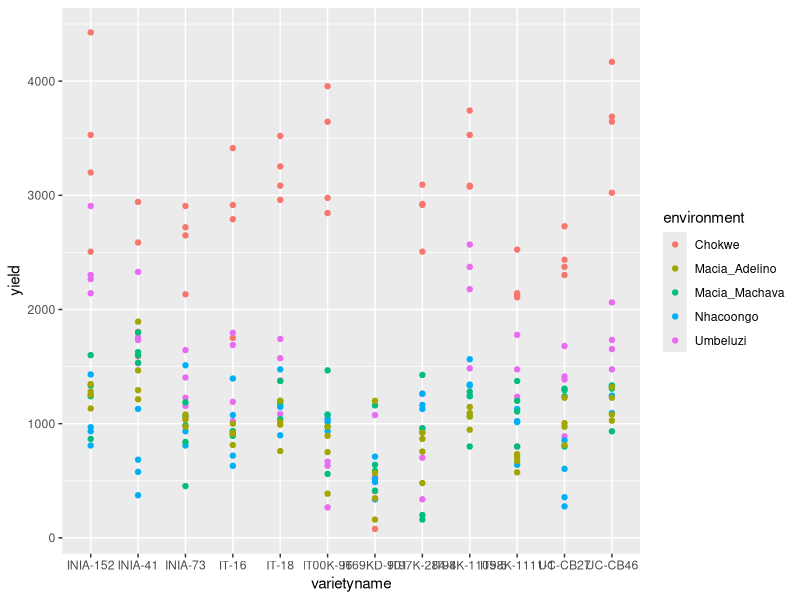
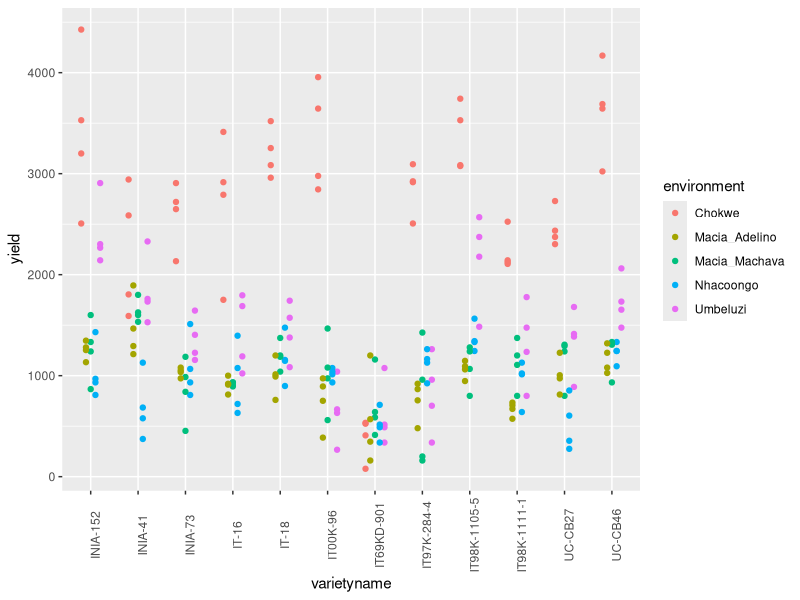
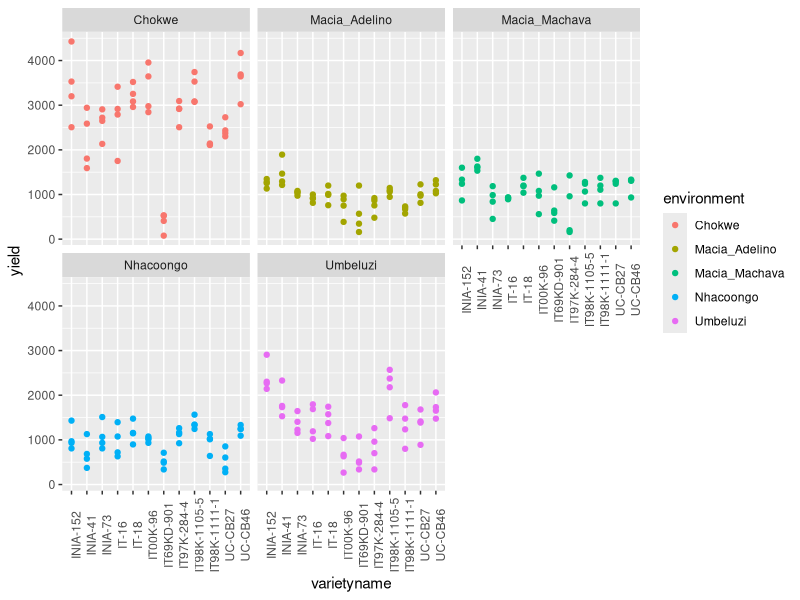
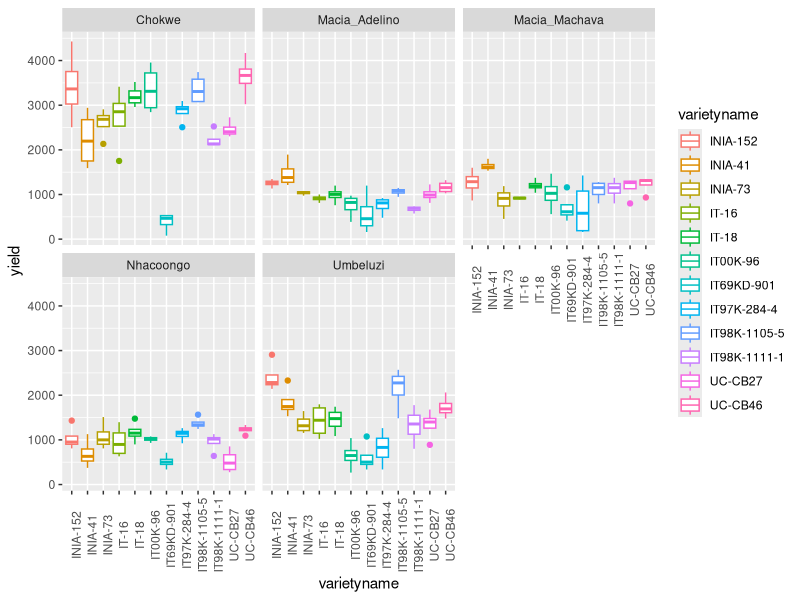
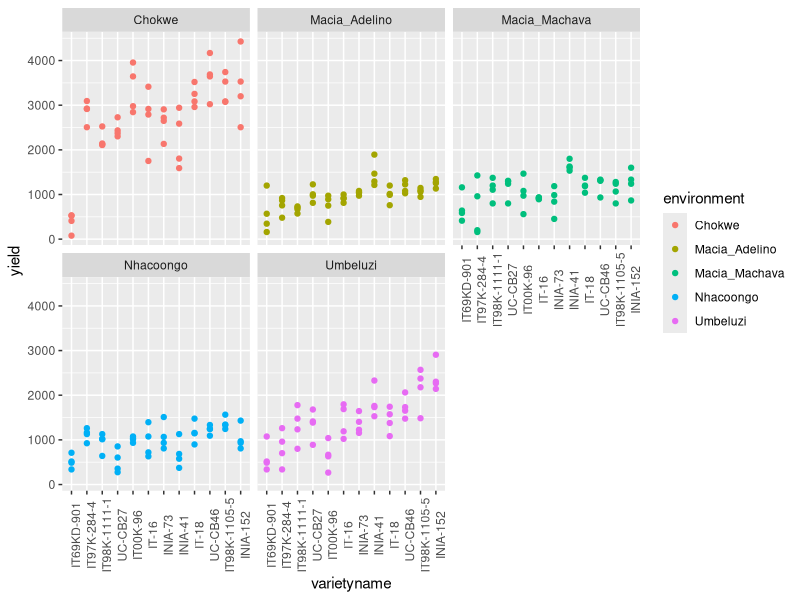
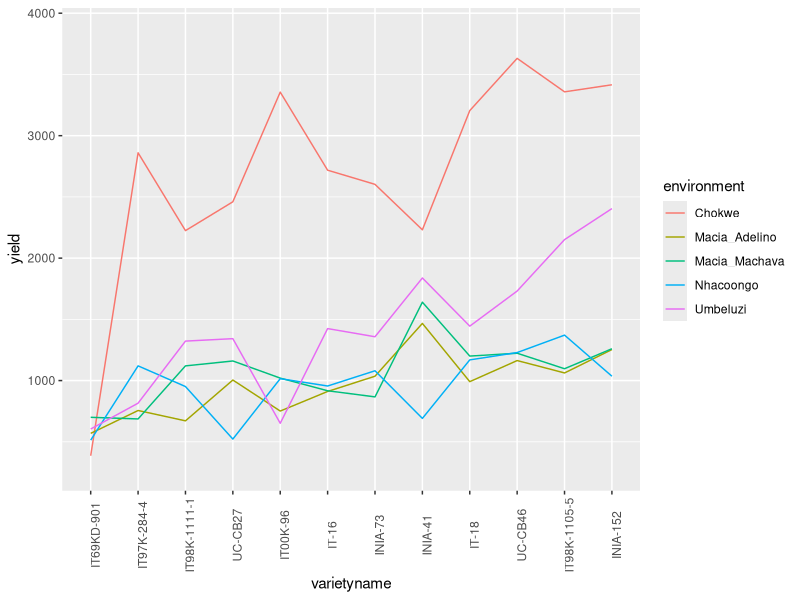
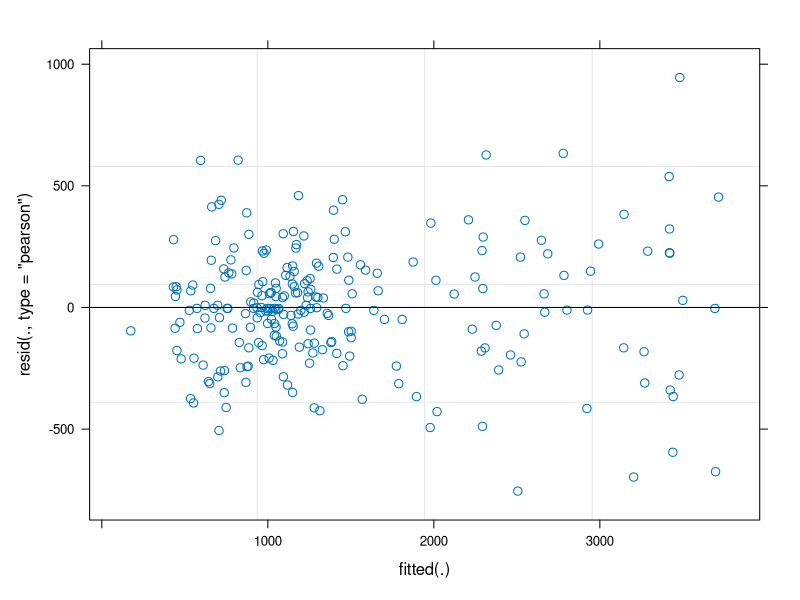
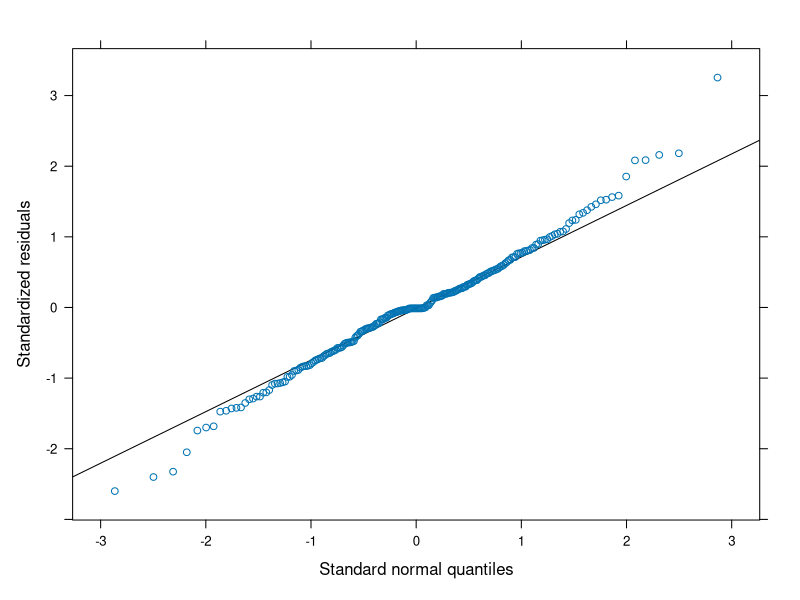

The R script that drew these images, in order: (Note: this script raises an error after producing the figures.)
## ---- chunk 1

library(ggplot2)
library(emmeans)
library(doBy)
library(lmerTest)
library(multcompView)
library(lattice)
## ---- chunk 2
vartrial <- read.csv("Data/moz multi environment trial.csv")
## ---- chunk 3
summary(vartrial)
## ---- chunk 4
str(vartrial)
## ---- chunk 5
vartrial$variety<-factor(vartrial$variety)
vartrial$rep<-factor(vartrial$rep)
## ---- chunk 6
ggplot(data=vartrial,aes(y=yield,x=varietyname,colour=environment)) +
  geom_point()
## ---- chunk 7
ggplot(data=vartrial,aes(y=yield,x=varietyname,colour=environment)) +
  geom_point(position=position_dodge(width=0.5)) +
    theme(axis.text.x = element_text(angle=90))
## ---- chunk 8
ggplot(data=vartrial,aes(y=yield,x=varietyname,colour=environment)) +
  geom_point() + facet_wrap(~environment) +
    theme(axis.text.x = element_text(angle=90))
## ---- chunk 9
ggplot(data=vartrial,aes(y=yield,x=varietyname))+
  geom_boxplot(aes(colour=varietyname))+facet_wrap(~environment)+ 
    theme(axis.text.x = element_text(angle=90))
  
## ---- chunk 10
vartrial$varietyname<-reorder(vartrial$varietyname,vartrial$yield,mean)

ggplot(data=vartrial,aes(y=yield,x=varietyname,colour=environment)) +
  geom_point() + facet_wrap(~environment) +
    theme(axis.text.x = element_text(angle=90))
## ---- chunk 11
ggplot(data=vartrial,aes(y=yield,colour=environment,group=environment,x=varietyname)) +
  stat_summary(geom="line") +
    theme(axis.text.x = element_text(angle=90))
## ---- chunk 12
summaryBy(yield~varietyname+environment, data=vartrial, FUN=c(mean,median,sd))
## ---- chunk 13
gxemodel1<-lmer(yield~varietyname*environment+(1|rep:environment), data=vartrial)
## ---- chunk 14
plot(gxemodel1)
## ---- chunk 15
qqmath(gxemodel1)
## ---- chunk 16
anova(gxemodel1, ddf="Kenward-Roger")
## ---- chunk 17
print(VarCorr(gxemodel1), comp=("Variance"))

ranova(gxemodel1)
## ---- chunk 18
emmip(gxemodel1,~varietyname|environment,CIs = TRUE) +
    theme(axis.text.x = element_text(angle=90))
## ---- chunk 19
emmeans(gxemodel1, ~varietyname|environment)
estimatedmeans<-data.frame(emmeans(gxemodel1, ~varietyname|environment))
## ---- chunk 20
CLD(emmeans(gxemodel1, ~varietyname*environment))

## ---- chunk 21
CLD(emmeans(gxemodel1, ~varietyname|environment))
## ---- chunk 22
CLD(emmeans(gxemodel1, ~environment|varietyname))
## ---- chunk 23

GxEmeans<-stattable(estimatedmeans$varietyname,estimatedmeans$environment,estimatedmeans$emmean)

gge_model1<-GGEModel(GxEmeans)

WhichWon(gge_model1)
MeanStability(gge_model1)
  
